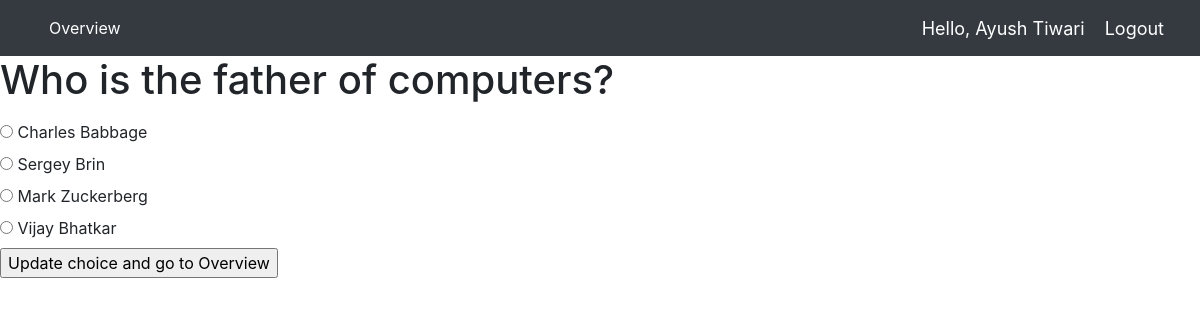
Screenshot of /quiz/detail/5/1/ with the database file from the repository.
### quiz/models.py (models this page shows, shortened)
class Student(models.Model):
    student_name = models.CharField(max_length=200)
    stu_username=models.CharField(max_length=40, default='')
    stu_password=models.CharField(max_length=40, default='')
    student_score= models.IntegerField(default=0) # keeps tally of student score in Quiz session

class Question(models.Model):
    question_text = models.CharField(max_length=200)
    right_choice = models.IntegerField(default = 1) #indicates correct choice for each Ques. object
    q_attempted= models.IntegerField(default=0) # to check if the question is attempted yet in the Quiz or not

class Choice(models.Model):
    question = models.ForeignKey(Question, on_delete=models.CASCADE)
    choice_text = models.CharField(max_length=200)
    choice_seq = models.IntegerField(default=1) # Willl Store at which position i.e. (1-4) will the option be displayed and correspond to for the question

### quiz/views.py (the view)
# urls.py: path('detail/<int:question_id>/<int:student_id>/', views.detail, name='detail'),
def detail(request, question_id, student_id):
    student= get_object_or_404(Student, pk=student_id)
    try:
        question = Question.objects.get(pk=question_id)
    except Question.DoesNotExist:
        raise Http404("Question does not exist")
    return render(request, 'quiz/detail.html', {'question': question ,'student' : student })

### quiz/templates/quiz/detail.html (shortened to what this page needs)
{% extends 'quiz/dependencies.html' %}
{% load static %}
{% load static %}
{% block content %}
<form action="{% url 'quiz:checkAns' question_id=question.id student_id=student.id %}" method="post">
    <fieldset>
        <legend><h1>{{ question.question_text }}</h1></legend>
        {% for choice in question.choice_set.all %}
            <input type="radio" name="choice" id="choice{{ forloop.counter }}" value="{{ choice.id }}">
            <label for="choice{{ forloop.counter }}">{{ choice.choice_text }}</label><br>
        {% endfor %}
    </fieldset>
    <input type="submit" value="Update choice and go to Overview">
</form>
{% endblock %} -->

### quiz/templates/quiz/navbar.html (shortened to what this page needs)
{% load static %}
<link rel="stylesheet" type="text/css" href="{% static 'quiz/style.css' %}">
<nav class="navbar navbar-expand-lg navbar-dark bg-dark">
  <div class="collapse navbar-collapse" id="navbarNav">
    <ul class="navbar-nav">
        <li class="nav-item active">
            <a class="nav-link" href="{% url 'quiz:questions' student_id=student.id %}">Overview</a>
          </li>
    </ul>
  </div>
  <span class="greet">Hello, {{student.student_name}}</span>
  <span ><a  class="greet" href="{% url 'quiz:index' %}">Logout</a></span>
</nav>

### quiz/static/quiz/style.css (style rules this page uses)
.active { padding-left: 25px; color: #fff; }
*, *:before, *:after { box-sizing: border-box; }

### quiz/templates/quiz/navbar.html (style rules this page uses)
.greet { font-size: 18px; color: #fff; margin-right: 20px; }

### rows the page displays
Student: student_name "Ayush Tiwari"
Question: question_text "Who is the father of computers?"
Choice: choice_text "Charles Babbage"
Choice: choice_text "Sergey Brin"
Choice: choice_text "Mark Zuckerberg"
Choice: choice_text "Vijay Bhatkar"
